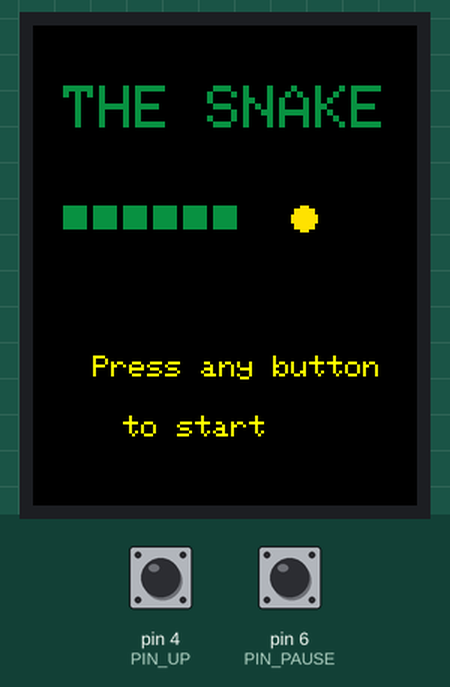
A sketch run on a simulated Arduino Uno, built with avr-gcc and run on an emulated ATmega328P. On the bench: 128×160 colour display. The inputs (shaded band) are chosen by the test bench; at power-on: pin 6 (PIN_PAUSE) HIGH, pin 4 (PIN_UP) HIGH. Random numbers use the default seed unless the sketch sets one.

Above: at 0.2 s.
At 2.1 s:
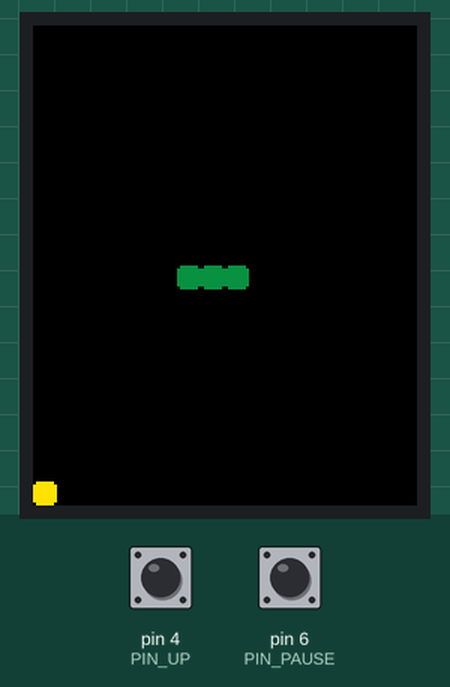
2.2 s: pin 6 (PIN_PAUSE) pulled LOW for 0.15 s
At 2.47 s:
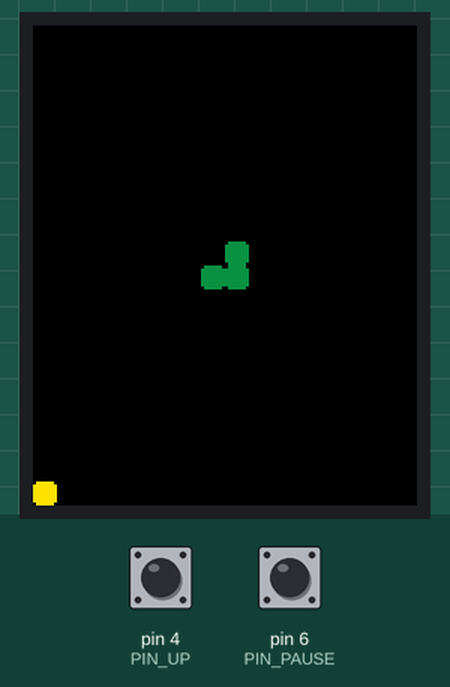
Timing chart, 0 to 5.2 s (numbered marks = the images above; inputs shaded):
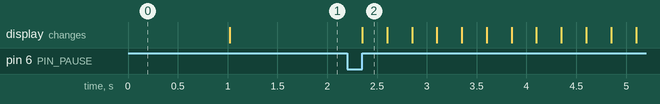

Measured:
- after the input at 2.2 s, the display: changes after 0.15 s (image 2)

The sketch:

NanoSnake.ino
```cpp
#include "config.h"
#include "DisplayManager.h"
#include "InputManager.h"
#include "Renderer.h"
#include "GameCore.h"

void setup() {
  Serial.begin(9600);
  DisplayManager::begin();
  InputManager::begin();
  Renderer::begin();
  GameCore::begin();

  // Показати splash
  Renderer::drawSplash();
  delay(800);
}

void loop() {
  GameCore::update();
  // Немає додаткових дій в loop — все в GameCore
}
```

DisplayManager.cpp
```cpp
#include "DisplayManager.h"
#include <SPI.h>

// TFT driver instance. The pin defines `TFT_CS`, `TFT_DC`, `TFT_RST`
// are expected to be provided in `DisplayManager.h` or `config.h`.
// Adafruit_ST7735 expects SPI to be available; some platforms call
// `SPI.begin()` automatically, but calling it explicitly before
// `begin()` can help on some boards.
Adafruit_ST7735 tft = Adafruit_ST7735(TFT_CS, TFT_DC, TFT_RST);

// Initialize the display hardware and prepare the screen.
void DisplayManager::begin() {
  // Use the library's predefined init sequence for the "black tab"
  // ST7735 modules. This is the common setting for small 160x128
  // / 160x120 displays. If your module uses a different tab color
  // (green, red, etc.) try a different `INITR_*` constant.
  tft.initR(INITR_BLACKTAB);

  // Set display orientation. Values 0..3 rotate the display by
  // 0/90/180/270 degrees — change if image appears sideways.
  tft.setRotation(0);

  // Clear the screen to the configured background color.
  tft.fillScreen(COLOR_BG);
}

// Clear the display (fill with background color).
void DisplayManager::clear() {
  tft.fillScreen(COLOR_BG);
}

// Draw `text` centered both horizontally and vertically.
// - `size` is the integer text scale (Adafruit_GFX text size).
// Steps:
// 1. Turn off auto-wrap so measured bounds match one-line width.
// 2. Set font scale and color.
// 3. Use `getTextBounds` to measure the text pixel width/height.
// 4. Compute center position using `DISPLAY_WIDTH`/`DISPLAY_HEIGHT`.
// 5. Position cursor and print the text.
void DisplayManager::drawTextCenter(const char* text, uint8_t size) {
  tft.setTextWrap(false);
  tft.setTextSize(size);
  tft.setTextColor(COLOR_TEXT);

  // getTextBounds returns the x/y origin of the bounds (x1,y1)
  // and the measured width/height (w,h) of the rendered string.
  int16_t x1, y1;
  uint16_t w, h;
  tft.getTextBounds(text, 0, 0, &x1, &y1, &w, &h);

  // Center the bounding box inside the display area.
  int16_t x = (DISPLAY_WIDTH - w) / 2;
  int16_t y = (DISPLAY_HEIGHT - h) / 2;
  tft.setCursor(x, y);
  tft.print(text);
}

// Draw a filled rectangle in pixel coordinates. Using `fillRoundRect`
// gives slightly rounded corners (radius = 2). If you prefer sharp
// corners, uncomment the `fillRect` line and remove `fillRoundRect`.
void DisplayManager::fillRectPx(int16_t x, int16_t y, int16_t w, int16_t h, uint16_t color) {
  // Plain rectangle alternative:
  // tft.fillRect(x, y, w, h, color);
  tft.fillRoundRect(x, y, w, h, 2, color);
}

// Convenience wrapper to fill the whole screen with `color`.
// Colors are 16-bit RGB565 (`uint16_t`).
void DisplayManager::fillScreen(uint16_t color) {
  tft.fillScreen(color);
}
```

DisplayManager.h
```cpp
#ifndef DISPLAY_MANAGER_H
#define DISPLAY_MANAGER_H

#include <Adafruit_GFX.h>
#include <Adafruit_ST7735.h>
#include "config.h"

class DisplayManager {
public:
  static void begin();
  static void clear();
  static void drawTextCenter(const char* text, uint8_t size = 1);
  static void fillRectPx(int16_t x, int16_t y, int16_t w, int16_t h, uint16_t color);
  static void fillScreen(uint16_t color);
};

extern Adafruit_ST7735 tft;

#endif // DISPLAY_MANAGER_H
```

GameCore.cpp
```cpp
#include "HardwareSerial.h"
#include "GameCore.h"
#include "DisplayManager.h"
#include "Renderer.h"
#include "InputManager.h"
#include "config.h"

static GameState state = GameState::STATE_MENU;
static Point snake[MAX_SNAKE_LENGTH];
static uint16_t snakeLength = 0;
static Point food;
static InputManager::Dir currentDir = InputManager::DIR_RIGHT;
static InputManager::Dir nextDir = InputManager::DIR_RIGHT;
static InputManager::Dir tmpDir = InputManager::DIR_RIGHT;
static unsigned long lastStepMs = 0;
static uint16_t score = 0;
static bool isPause = false;
static bool toCheckPause = true;

void GameCore::begin() {
  // посів випадковості
  randomSeed(analogRead(A0));
}

GameState GameCore::getState() {
  return state;
}

uint16_t GameCore::getScore() {
  return score;
}

void GameCore::startNewGame() {
  // Очистка дисплея
  DisplayManager::clear();

  // Ініціалізація змійки по центру
  uint8_t startX = FIELD_WIDTH / 2;
  uint8_t startY = FIELD_HEIGHT / 2;

  snakeLength = 3;
  for (uint16_t i = 0; i < snakeLength; ++i) {
    snake[i].x = startX - i; // горизонтально вправо
    snake[i].y = startY;
  }
  currentDir = InputManager::DIR_RIGHT;
  nextDir = InputManager::DIR_RIGHT;
  tmpDir = InputManager::DIR_RIGHT;
  score = 0;

  // Малюємо початкову змійку
  for (uint16_t i = 0; i < snakeLength; ++i) {
    Renderer::drawCell(snake[i], COLOR_CELL);
  }

  // Створюємо першу їжу
  placeFood();
  Renderer::drawCell(food, COLOR_FOOD);

  lastStepMs = millis();
  state = GameState::STATE_PLAYING;
}

static bool GameCore::pointEquals(const Point &a, const Point &b) {
  return a.x == b.x && a.y == b.y;
}

bool GameCore::isCollision(const Point &p) {
  // межі
  if (p.x >= FIELD_WIDTH || p.y >= FIELD_HEIGHT) return true;

  // зіткнення з тілом (перевірка від 0 до snakeLength-1)
  for (uint16_t i = 0; i < snakeLength; ++i) {
    if (pointEquals(snake[i], p)) return true;
  }
  return false;
}

void GameCore::placeFood() {
  // Прості випадкові координати з перевіркою чи не зайнято
  // Якщо поле заповнене — гра завершена (але цього майже не станеться)
  if (snakeLength >= MAX_SNAKE_LENGTH) {
    // немає місця — game over
    state = GameState::STATE_GAMEOVER;
    return;
  }

  Point p;
  bool ok = false;
  uint16_t tries = 0;
  do {
    p.x = random(0, FIELD_WIDTH);
    p.y = random(0, FIELD_HEIGHT);
    ok = true;
    for (uint16_t i = 0; i < snakeLength; ++i) {
      if (pointEquals(snake[i], p)) {
        ok = false;
        break;
      }
    }
    tries++;
    // на випадок чогось — після великої кількості спроб просто лінейно знайдемо вільну клітинку
    if (tries > 500) {
      for (uint8_t yy = 0; yy < FIELD_HEIGHT; ++yy) {
        for (uint8_t xx = 0; xx < FIELD_WIDTH; ++xx) {
          Point q = {xx, yy};
          bool found = false;
          for (uint16_t i = 0; i < snakeLength; ++i) if (pointEquals(snake[i], q)) { found = true; break; }
          if (!found) { p = q; ok = true; goto placed; }
        }
      }
    }
  } while (!ok);
placed:
  food = p;
}

void GameCore::step() {
  // Обробка введення (nextDir встановлюється тут)
  InputManager::Dir d = tmpDir;
  if (d != InputManager::DIR_NONE) {
    // Забороняємо миттєвий поворот на 180 градусів
    if (!((currentDir == InputManager::DIR_UP && d == InputManager::DIR_DOWN) ||
          (currentDir == InputManager::DIR_DOWN && d == InputManager::DIR_UP) ||
          (currentDir == InputManager::DIR_LEFT && d == InputManager::DIR_RIGHT) ||
          (currentDir == InputManager::DIR_RIGHT && d == InputManager::DIR_LEFT))) {
      nextDir = d;
    }
  }

  // Визначаємо наступну голову
  Point newHead = snake[0];
  currentDir = nextDir;
  switch (currentDir) {
    case InputManager::DIR_UP:    if (newHead.y == 0) newHead.y = FIELD_HEIGHT; newHead.y--; break;
    case InputManager::DIR_DOWN:  newHead.y = (newHead.y + 1) % FIELD_HEIGHT; break;
    case InputManager::DIR_LEFT:  if (newHead.x == 0) newHead.x = FIELD_WIDTH; newHead.x--; break;
    case InputManager::DIR_RIGHT: newHead.x = (newHead.x + 1) % FIELD_WIDTH; break;
    default: break;
  }

  // Перевірка зіткнення із самим собою
  for (uint16_t i = 0; i < snakeLength; ++i) {
    if (pointEquals(snake[i], newHead)) {
      state = GameState::STATE_GAMEOVER;
      return;
    }
  }

  // Рух — зсуваємо масив вправо (місце для нової голови)
  // Затираємо хвіст (останній елемент)
  Point oldTail = snake[snakeLength - 1];
  Renderer::clearCell(oldTail);

  for (int i = snakeLength - 1; i > 0; --i) {
    snake[i] = snake[i - 1];
  }
  snake[0] = newHead;

  // Малюємо нову голову
  Renderer::drawCell(snake[0], COLOR_CELL);

  // Якщо з'їли їжу
  if (pointEquals(snake[0], food)) {
    // збільшити довжину: додаємо копію хвоста в кінець
    if (snakeLength < MAX_SNAKE_LENGTH) {
      snake[snakeLength] = oldTail; // старий хвіст лишається
      ++snakeLength;
    }
    score++;
    // помалюємо їжу (буде перерендериться)
    placeFood();
    Renderer::drawCell(food, COLOR_FOOD);
  } else {
    // інакше хвіст уже був очищений — все в порядку
  }
}

void GameCore::update() {
  if (state == GameState::STATE_MENU) {
    // на меню: показати заставку, чекати натискання
    // Renderer::drawSplash();
    if (InputManager::anyButtonPressed()) {
      startNewGame();
    }
    return;
  }

  if (state == GameState::STATE_PLAYING) {
    // Process pause button. >>
    bool pausePressed = InputManager::isPause();

    if (toCheckPause && pausePressed) {
      isPause = !isPause;
      toCheckPause = false;
    }

    if (!pausePressed) { toCheckPause = true; }
    if (isPause) { return; }
    // << Process pause button.

    InputManager::Dir d = InputManager::readDirection();
    if (d != InputManager::DIR_NONE) {
      tmpDir = d;
    }

    unsigned long now = millis();
    if (now - lastStepMs >= GAME_SPEED_DELAY) {
      lastStepMs = now;
      step();
    }
    return;
  }

  if (state == GameState::STATE_GAMEOVER) {
    Renderer::drawGameOver();
    // Чекати будь-якого натискання для рестарту
    if (InputManager::anyButtonPressed()) {
      startNewGame();
    }
    delay(250);
    return;
  }
}
```

GameCore.h
```cpp
#ifndef GAME_CORE_H
#define GAME_CORE_H

#include "Renderer.h"
#include "InputManager.h"
#include <Arduino.h>

enum GameState { STATE_MENU, STATE_PLAYING, STATE_GAMEOVER };

class GameCore {
public:
  static void begin();
  static void startNewGame();
  static void update(); // має викликатися часто в loop()
  static GameState getState();
  static uint16_t getScore();
private:
  static void step();
  static bool isCollision(const Point &p);
  static void placeFood();
  static bool pointEquals(const Point &a, const Point &b);
};

#endif // GAME_CORE_H
```

InputManager.cpp
```cpp
#include "InputManager.h"
#include "config.h"

void InputManager::begin() {
  pinMode(PIN_UP, INPUT_PULLUP);
  pinMode(PIN_DOWN, INPUT_PULLUP);
  pinMode(PIN_LEFT, INPUT_PULLUP);
  pinMode(PIN_RIGHT, INPUT_PULLUP);

  pinMode(PIN_PAUSE, INPUT_PULLUP);
  // Немає складного апаратного дебаунсу — в коді гри достатньо простого фільтра.
}

static bool isPressed(uint8_t pin) {
  return digitalRead(pin) == HIGH; // PULLUP -> LOW коли натиснуто
}

InputManager::Dir InputManager::readDirection() {
  if (isPressed(PIN_UP))    return DIR_UP;
  if (isPressed(PIN_DOWN))  return DIR_DOWN;
  if (isPressed(PIN_LEFT))  return DIR_LEFT;
  if (isPressed(PIN_RIGHT)) return DIR_RIGHT;
  return DIR_NONE;
}

bool InputManager::isPause() {
  return isPressed(PIN_PAUSE);
}

bool InputManager::anyButtonPressed() {
  return isPressed(PIN_UP) || isPressed(PIN_DOWN) || isPressed(PIN_LEFT) || isPressed(PIN_RIGHT);
}
```

InputManager.h
```cpp
#ifndef INPUT_MANAGER_H
#define INPUT_MANAGER_H

#include <Arduino.h>

class InputManager {
public:
  enum Dir { DIR_NONE, DIR_UP, DIR_DOWN, DIR_LEFT, DIR_RIGHT };
  static void begin();
  // Повертає напрямок, якщо натиснута кнопка; інакше DIR_NONE.
  // Простий дебаунс і блокування зворотного ходу робиться в GameCore.
  static Dir readDirection();
  static bool anyButtonPressed();
  static bool isPause();
};

#endif // INPUT_MANAGER_H
```

Renderer.cpp
```cpp
#include "Renderer.h"
#include "DisplayManager.h"

void Renderer::begin() {
  // нічого додаткового зараз
}

static inline int16_t cellToPxX(uint8_t cx) {
  return cx * CELL_SIZE;
}
static inline int16_t cellToPxY(uint8_t cy) {
  return cy * CELL_SIZE;
}

void Renderer::drawCell(const Point &p, uint16_t color) {
  int16_t x = cellToPxX(p.x);
  int16_t y = cellToPxY(p.y);
  DisplayManager::fillRectPx(x, y, CELL_SIZE, CELL_SIZE, color);
}

void Renderer::clearCell(const Point &p) {
  int16_t x = cellToPxX(p.x);
  int16_t y = cellToPxY(p.y);
  DisplayManager::fillRectPx(x, y, CELL_SIZE, CELL_SIZE, COLOR_BG);
}

void Renderer::drawSplash() {
  tft.fillScreen(COLOR_BG);

  // Назва гри
  tft.setTextColor(COLOR_CELL);
  tft.setTextSize(2);
  tft.setCursor(10, 20);
  tft.print("THE SNAKE");

  // Малюємо "змійку" з квадратів
  int startX = 10, startY = 60;
  int size = CELL_SIZE;

  for (int i = 0; i < 6; i++) {
    tft.fillRect(startX + i * (size + 2), startY, size, size, COLOR_CELL);
  }

  // Малюємо "яблуко"
  tft.fillCircle(startX + 8 * (size + 2), startY + size / 2, size / 2, COLOR_FOOD);

  // Підпис знизу
  tft.setTextColor(ST77XX_YELLOW);
  tft.setTextSize(1);
  tft.setCursor(20, 110);
  tft.print("Press any button");
  tft.setCursor(30, 130);
  tft.print("to start");
}

void Renderer::drawGameOver() {
  DisplayManager::drawTextCenter("GAME OVER", 2);
}
```

Renderer.h
```cpp
#ifndef RENDERER_H
#define RENDERER_H

#include <Arduino.h>
#include "config.h"

struct Point {
  uint8_t x;
  uint8_t y;
};

class Renderer {
public:
  static void begin();
  static void drawCell(const Point &p, uint16_t color);
  static void clearCell(const Point &p);
  static void drawSplash();
  static void drawGameOver();
};

#endif // RENDERER_H
```

config.h
```cpp
#ifndef CONFIG_H
#define CONFIG_H

// ------------------------
// Display - ST7735 (SPI)
// Change the CS/DC/RST connection pins if needed.
// ------------------------
#define TFT_CS   10
#define TFT_DC    9
#define TFT_RST   8  // or -1 if not connected to RST

// Physical screen resolution (px)
#define DISPLAY_WIDTH  128
#define DISPLAY_HEIGHT 160

// Cell size (compile-time macro for calculating FIELD_WIDTH/HEIGHT)
// Possible values: 4 or 8 (or others that fit the display division)
#define CELL_SIZE 8

// Snake movement update frequency (ms, can be changed)
#define GAME_SPEED_DELAY 250

// Buttons (according to your values)
#define PIN_UP    4
#define PIN_DOWN  2
#define PIN_LEFT  3
#define PIN_RIGHT 5

#define PIN_PAUSE 6

// Calculated values
#define FIELD_WIDTH  (DISPLAY_WIDTH / CELL_SIZE)
#define FIELD_HEIGHT (DISPLAY_HEIGHT / CELL_SIZE)
#define MAX_SNAKE_LENGTH (FIELD_WIDTH * FIELD_HEIGHT)

// Colors (16-bit) https://rgbcolorpicker.com/565
#define COLOR_BG    0x0000
#define COLOR_CELL  0x0c88
#define COLOR_FOOD  0xff00
#define COLOR_TEXT  0xd154

#endif // CONFIG_H
```
